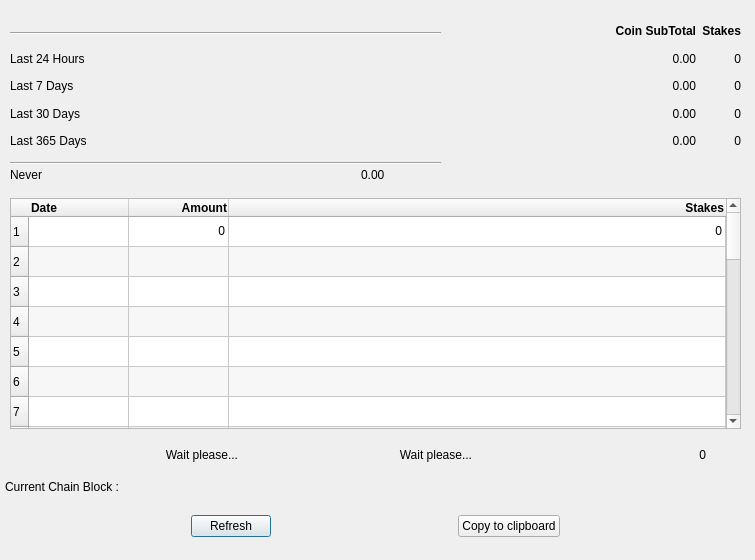
<?xml version="1.0" encoding="UTF-8"?>
<ui version="4.0">
 <class>StakeReportDialog</class>
 <widget class="QDialog" name="StakeReportDialog">
  <property name="geometry">
   <rect>
    <x>0</x>
    <y>0</y>
    <width>755</width>
    <height>560</height>
   </rect>
  </property>
  <property name="minimumSize">
   <size>
    <width>0</width>
    <height>0</height>
   </size>
  </property>
  <property name="maximumSize">
   <size>
    <width>16777215</width>
    <height>560</height>
   </size>
  </property>
  <property name="windowTitle">
   <string>Stake Report</string>
  </property>
  <property name="modal">
   <bool>false</bool>
  </property>
  <widget class="Line" name="line">
   <property name="geometry">
    <rect>
     <x>10</x>
     <y>25</y>
     <width>431</width>
     <height>16</height>
    </rect>
   </property>
   <property name="orientation">
    <enum>Qt::Horizontal</enum>
   </property>
  </widget>
  <widget class="QWidget" name="gridLayoutWidget">
   <property name="geometry">
    <rect>
     <x>10</x>
     <y>20</y>
     <width>731</width>
     <height>132</height>
    </rect>
   </property>
   <property name="font">
    <font>
     <pointsize>9</pointsize>
    </font>
   </property>
   <layout class="QGridLayout" name="gridLayout" columnstretch="3,3,0">
    <property name="verticalSpacing">
     <number>5</number>
    </property>
    <item row="0" column="1">
     <widget class="QLabel" name="L_Coin">
      <property name="font">
       <font>
        <pointsize>9</pointsize>
        <weight>75</weight>
        <bold>true</bold>
       </font>
      </property>
      <property name="text">
       <string>Coin SubTotal</string>
      </property>
      <property name="alignment">
       <set>Qt::AlignRight|Qt::AlignTrailing|Qt::AlignVCenter</set>
      </property>
      <property name="margin">
       <number>4</number>
      </property>
     </widget>
    </item>
    <item row="0" column="2">
     <widget class="QLabel" name="label_3">
      <property name="font">
       <font>
        <pointsize>9</pointsize>
        <weight>75</weight>
        <bold>true</bold>
       </font>
      </property>
      <property name="toolTip">
       <string>Blocks Staked</string>
      </property>
      <property name="text">
       <string>Stakes</string>
      </property>
      <property name="alignment">
       <set>Qt::AlignRight|Qt::AlignTrailing|Qt::AlignVCenter</set>
      </property>
      <property name="margin">
       <number>4</number>
      </property>
     </widget>
    </item>
    <item row="1" column="0">
     <widget class="QLabel" name="L1_24h">
      <property name="font">
       <font>
        <pointsize>9</pointsize>
        <weight>50</weight>
        <bold>false</bold>
       </font>
      </property>
      <property name="toolTip">
       <string/>
      </property>
      <property name="text">
       <string>Last 24 Hours</string>
      </property>
      <property name="margin">
       <number>4</number>
      </property>
     </widget>
    </item>
    <item row="1" column="1">
     <widget class="QLabel" name="Amount_24H">
      <property name="font">
       <font>
        <pointsize>9</pointsize>
        <weight>50</weight>
        <bold>false</bold>
        <kerning>false</kerning>
       </font>
      </property>
      <property name="toolTip">
       <string>Coin Earned in last 24H</string>
      </property>
      <property name="text">
       <string>0.00</string>
      </property>
      <property name="alignment">
       <set>Qt::AlignRight|Qt::AlignTrailing|Qt::AlignVCenter</set>
      </property>
      <property name="margin">
       <number>4</number>
      </property>
     </widget>
    </item>
    <item row="1" column="2">
     <widget class="QLabel" name="Stake_24H">
      <property name="font">
       <font>
        <pointsize>9</pointsize>
        <weight>50</weight>
        <bold>false</bold>
        <kerning>false</kerning>
       </font>
      </property>
      <property name="toolTip">
       <string>Stake Made in last 24H</string>
      </property>
      <property name="text">
       <string>0</string>
      </property>
      <property name="alignment">
       <set>Qt::AlignRight|Qt::AlignTrailing|Qt::AlignVCenter</set>
      </property>
      <property name="margin">
       <number>4</number>
      </property>
     </widget>
    </item>
    <item row="2" column="0">
     <widget class="QLabel" name="L2_7D">
      <property name="font">
       <font>
        <pointsize>9</pointsize>
        <weight>50</weight>
        <bold>false</bold>
       </font>
      </property>
      <property name="toolTip">
       <string/>
      </property>
      <property name="text">
       <string>Last 7 Days</string>
      </property>
      <property name="margin">
       <number>4</number>
      </property>
     </widget>
    </item>
    <item row="2" column="1">
     <widget class="QLabel" name="Amount_7D">
      <property name="font">
       <font>
        <pointsize>9</pointsize>
        <weight>50</weight>
        <bold>false</bold>
        <kerning>false</kerning>
       </font>
      </property>
      <property name="toolTip">
       <string>Coin Earned in last 7 Days</string>
      </property>
      <property name="text">
       <string>0.00</string>
      </property>
      <property name="alignment">
       <set>Qt::AlignRight|Qt::AlignTrailing|Qt::AlignVCenter</set>
      </property>
      <property name="margin">
       <number>4</number>
      </property>
     </widget>
    </item>
    <item row="2" column="2">
     <widget class="QLabel" name="Stake_7D">
      <property name="font">
       <font>
        <pointsize>9</pointsize>
        <weight>50</weight>
        <bold>false</bold>
        <kerning>false</kerning>
       </font>
      </property>
      <property name="toolTip">
       <string>Stake Made in last 7 Days</string>
      </property>
      <property name="text">
       <string>0</string>
      </property>
      <property name="alignment">
       <set>Qt::AlignRight|Qt::AlignTrailing|Qt::AlignVCenter</set>
      </property>
      <property name="margin">
       <number>4</number>
      </property>
     </widget>
    </item>
    <item row="3" column="0">
     <widget class="QLabel" name="L3_30D">
      <property name="font">
       <font>
        <pointsize>9</pointsize>
        <weight>50</weight>
        <bold>false</bold>
       </font>
      </property>
      <property name="toolTip">
       <string/>
      </property>
      <property name="text">
       <string>Last 30 Days</string>
      </property>
      <property name="margin">
       <number>4</number>
      </property>
     </widget>
    </item>
    <item row="3" column="1">
     <widget class="QLabel" name="Amount_30D">
      <property name="font">
       <font>
        <pointsize>9</pointsize>
        <weight>50</weight>
        <bold>false</bold>
        <kerning>false</kerning>
       </font>
      </property>
      <property name="toolTip">
       <string>Coin Earned in last 30 Days</string>
      </property>
      <property name="text">
       <string>0.00</string>
      </property>
      <property name="alignment">
       <set>Qt::AlignRight|Qt::AlignTrailing|Qt::AlignVCenter</set>
      </property>
      <property name="margin">
       <number>4</number>
      </property>
     </widget>
    </item>
    <item row="3" column="2">
     <widget class="QLabel" name="Stake_30D">
      <property name="font">
       <font>
        <pointsize>9</pointsize>
        <weight>50</weight>
        <bold>false</bold>
        <kerning>false</kerning>
       </font>
      </property>
      <property name="toolTip">
       <string>Stake Made in last 30 Days</string>
      </property>
      <property name="text">
       <string>0</string>
      </property>
      <property name="alignment">
       <set>Qt::AlignRight|Qt::AlignTrailing|Qt::AlignVCenter</set>
      </property>
      <property name="margin">
       <number>4</number>
      </property>
     </widget>
    </item>
    <item row="4" column="0">
     <widget class="QLabel" name="L3_30D_2">
      <property name="font">
       <font>
        <pointsize>9</pointsize>
        <weight>50</weight>
        <bold>false</bold>
       </font>
      </property>
      <property name="toolTip">
       <string/>
      </property>
      <property name="text">
       <string>Last 365 Days</string>
      </property>
      <property name="margin">
       <number>4</number>
      </property>
     </widget>
    </item>
    <item row="4" column="1">
     <widget class="QLabel" name="Amount_365D">
      <property name="font">
       <font>
        <pointsize>9</pointsize>
        <weight>50</weight>
        <bold>false</bold>
        <kerning>false</kerning>
       </font>
      </property>
      <property name="toolTip">
       <string>Coin Earned in last 365 Days</string>
      </property>
      <property name="text">
       <string>0.00</string>
      </property>
      <property name="alignment">
       <set>Qt::AlignRight|Qt::AlignTrailing|Qt::AlignVCenter</set>
      </property>
      <property name="margin">
       <number>4</number>
      </property>
     </widget>
    </item>
    <item row="4" column="2">
     <widget class="QLabel" name="Stake_365D">
      <property name="font">
       <font>
        <pointsize>9</pointsize>
        <weight>50</weight>
        <bold>false</bold>
        <kerning>false</kerning>
       </font>
      </property>
      <property name="toolTip">
       <string>Stake Made in last 365 Days</string>
      </property>
      <property name="text">
       <string>0</string>
      </property>
      <property name="alignment">
       <set>Qt::AlignRight|Qt::AlignTrailing|Qt::AlignVCenter</set>
      </property>
      <property name="margin">
       <number>4</number>
      </property>
     </widget>
    </item>
   </layout>
  </widget>
  <widget class="Line" name="line_2">
   <property name="geometry">
    <rect>
     <x>10</x>
     <y>161</y>
     <width>431</width>
     <height>4</height>
    </rect>
   </property>
   <property name="orientation">
    <enum>Qt::Horizontal</enum>
   </property>
  </widget>
  <widget class="QWidget" name="horizontalLayoutWidget2">
   <property name="geometry">
    <rect>
     <x>10</x>
     <y>160</y>
     <width>731</width>
     <height>30</height>
    </rect>
   </property>
   <layout class="QHBoxLayout" name="horizontalLayout2" stretch="0,0">
    <property name="sizeConstraint">
     <enum>QLayout::SetDefaultConstraint</enum>
    </property>
    <property name="rightMargin">
     <number>35</number>
    </property>
    <item>
     <widget class="QLabel" name="L_LastStakeTime">
      <property name="sizePolicy">
       <sizepolicy hsizetype="Preferred" vsizetype="Preferred">
        <horstretch>0</horstretch>
        <verstretch>0</verstretch>
       </sizepolicy>
      </property>
      <property name="font">
       <font>
        <pointsize>9</pointsize>
        <weight>50</weight>
        <bold>false</bold>
       </font>
      </property>
      <property name="toolTip">
       <string>Date of the last mature Stake</string>
      </property>
      <property name="text">
       <string>Never</string>
      </property>
      <property name="alignment">
       <set>Qt::AlignLeading|Qt::AlignLeft|Qt::AlignVCenter</set>
      </property>
      <property name="margin">
       <number>2</number>
      </property>
     </widget>
    </item>
    <item>
     <widget class="QLabel" name="Amount_Last">
      <property name="sizePolicy">
       <sizepolicy hsizetype="Preferred" vsizetype="Preferred">
        <horstretch>0</horstretch>
        <verstretch>0</verstretch>
       </sizepolicy>
      </property>
      <property name="font">
       <font>
        <pointsize>9</pointsize>
        <weight>50</weight>
        <bold>false</bold>
        <kerning>false</kerning>
       </font>
      </property>
      <property name="toolTip">
       <string>Coin Earned in last mature Stake</string>
      </property>
      <property name="text">
       <string>0.00</string>
      </property>
      <property name="alignment">
       <set>Qt::AlignLeading|Qt::AlignLeft|Qt::AlignVCenter</set>
      </property>
      <property name="margin">
       <number>2</number>
      </property>
     </widget>
    </item>
   </layout>
  </widget>
  <widget class="QTableWidget" name="StakeReportTable">
   <property name="geometry">
    <rect>
     <x>10</x>
     <y>198</y>
     <width>731</width>
     <height>231</height>
    </rect>
   </property>
   <property name="sizePolicy">
    <sizepolicy hsizetype="Expanding" vsizetype="Expanding">
     <horstretch>1</horstretch>
     <verstretch>0</verstretch>
    </sizepolicy>
   </property>
   <property name="font">
    <font>
     <weight>50</weight>
     <bold>false</bold>
    </font>
   </property>
   <property name="alternatingRowColors">
    <bool>true</bool>
   </property>
   <property name="sortingEnabled">
    <bool>true</bool>
   </property>
   <property name="rowCount">
    <number>30</number>
   </property>
   <property name="columnCount">
    <number>3</number>
   </property>
   <attribute name="horizontalHeaderStretchLastSection">
    <bool>true</bool>
   </attribute>
   <row/>
   <row/>
   <row/>
   <row/>
   <row/>
   <row/>
   <row/>
   <row/>
   <row/>
   <row/>
   <row/>
   <row/>
   <row/>
   <row/>
   <row/>
   <row/>
   <row/>
   <row/>
   <row/>
   <row/>
   <row/>
   <row/>
   <row/>
   <row/>
   <row/>
   <row/>
   <row/>
   <row/>
   <row/>
   <row/>
   <column>
    <property name="text">
     <string>Date</string>
    </property>
    <property name="font">
     <font>
      <pointsize>9</pointsize>
      <weight>75</weight>
      <bold>true</bold>
     </font>
    </property>
    <property name="textAlignment">
     <set>AlignLeading|AlignVCenter</set>
    </property>
   </column>
   <column>
    <property name="text">
     <string>Amount</string>
    </property>
    <property name="font">
     <font>
      <pointsize>9</pointsize>
      <weight>75</weight>
      <bold>true</bold>
     </font>
    </property>
    <property name="textAlignment">
     <set>AlignTrailing|AlignVCenter</set>
    </property>
   </column>
   <column>
    <property name="text">
     <string>Stakes</string>
    </property>
    <property name="font">
     <font>
      <pointsize>9</pointsize>
      <weight>75</weight>
      <bold>true</bold>
     </font>
    </property>
    <property name="textAlignment">
     <set>AlignTrailing|AlignVCenter</set>
    </property>
   </column>
   <item row="0" column="0">
    <property name="text">
     <string/>
    </property>
    <property name="font">
     <font>
      <pointsize>9</pointsize>
     </font>
    </property>
    <property name="flags">
     <set>ItemIsSelectable|ItemIsUserCheckable|ItemIsEnabled</set>
    </property>
   </item>
   <item row="0" column="1">
    <property name="text">
     <string notr="true">0</string>
    </property>
    <property name="whatsThis">
     <string/>
    </property>
    <property name="font">
     <font>
      <pointsize>9</pointsize>
     </font>
    </property>
    <property name="textAlignment">
     <set>AlignTrailing|AlignVCenter</set>
    </property>
    <property name="flags">
     <set>ItemIsSelectable|ItemIsUserCheckable|ItemIsEnabled</set>
    </property>
   </item>
   <item row="0" column="2">
    <property name="text">
     <string notr="true">0</string>
    </property>
    <property name="font">
     <font>
      <pointsize>9</pointsize>
     </font>
    </property>
    <property name="textAlignment">
     <set>AlignTrailing|AlignVCenter</set>
    </property>
    <property name="flags">
     <set>ItemIsSelectable|ItemIsUserCheckable|ItemIsEnabled</set>
    </property>
   </item>
  </widget>
  <widget class="QWidget" name="gridLayoutWidget2">
   <property name="geometry">
    <rect>
     <x>10</x>
     <y>440</y>
     <width>731</width>
     <height>30</height>
    </rect>
   </property>
   <layout class="QGridLayout" name="gridLayout2" columnstretch="0,0,0">
    <property name="rightMargin">
     <number>35</number>
    </property>
    <item row="0" column="0">
     <widget class="QLabel" name="TimeTook">
      <property name="font">
       <font>
        <pointsize>9</pointsize>
        <weight>50</weight>
        <bold>false</bold>
       </font>
      </property>
      <property name="toolTip">
       <string>Time took to retrieve the data</string>
      </property>
      <property name="text">
       <string>Wait please...</string>
      </property>
      <property name="alignment">
       <set>Qt::AlignLeading|Qt::AlignLeft|Qt::AlignRight|Qt::AlignTrailing|Qt::AlignVCenter</set>
      </property>
      <property name="margin">
       <number>4</number>
      </property>
     </widget>
    </item>
    <item row="0" column="2">
     <widget class="QLabel" name="Stake_Counted">
      <property name="font">
       <font>
        <pointsize>9</pointsize>
        <weight>50</weight>
        <bold>false</bold>
       </font>
      </property>
      <property name="toolTip">
       <string>Total Stakes Analyzed</string>
      </property>
      <property name="text">
       <string>0</string>
      </property>
      <property name="alignment">
       <set>Qt::AlignLeading|Qt::AlignLeft|Qt::AlignRight|Qt::AlignTrailing|Qt::AlignVCenter</set>
      </property>
      <property name="margin">
       <number>4</number>
      </property>
     </widget>
    </item>
    <item row="0" column="1">
     <widget class="QLabel" name="TimeTook_2">
      <property name="font">
       <font>
        <pointsize>9</pointsize>
        <weight>50</weight>
        <bold>false</bold>
       </font>
      </property>
      <property name="toolTip">
       <string>Time took to refresh dialog</string>
      </property>
      <property name="text">
       <string>Wait please...</string>
      </property>
      <property name="alignment">
       <set>Qt::AlignLeading|Qt::AlignLeft|Qt::AlignRight|Qt::AlignTrailing|Qt::AlignVCenter</set>
      </property>
      <property name="margin">
       <number>4</number>
      </property>
     </widget>
    </item>
   </layout>
  </widget>
  <widget class="QLabel" name="L_CurrentBlock">
   <property name="geometry">
    <rect>
     <x>5</x>
     <y>461</y>
     <width>481</width>
     <height>51</height>
    </rect>
   </property>
   <property name="font">
    <font>
     <pointsize>9</pointsize>
     <weight>50</weight>
     <bold>false</bold>
    </font>
   </property>
   <property name="toolTip">
    <string>Data of the current block.</string>
   </property>
   <property name="text">
    <string>Current Chain Block :</string>
   </property>
   <property name="alignment">
    <set>Qt::AlignLeading|Qt::AlignLeft|Qt::AlignVCenter</set>
   </property>
   <property name="margin">
    <number>2</number>
   </property>
  </widget>
  <widget class="QWidget" name="horizontalLayoutWidget">
   <property name="geometry">
    <rect>
     <x>10</x>
     <y>510</y>
     <width>731</width>
     <height>32</height>
    </rect>
   </property>
   <layout class="QHBoxLayout" name="horizontalLayout" stretch="1,2">
    <property name="sizeConstraint">
     <enum>QLayout::SetDefaultConstraint</enum>
    </property>
    <item>
     <widget class="QPushButton" name="button_Refresh">
      <property name="sizePolicy">
       <sizepolicy hsizetype="Maximum" vsizetype="Fixed">
        <horstretch>0</horstretch>
        <verstretch>0</verstretch>
       </sizepolicy>
      </property>
      <property name="toolTip">
       <string>Refresh the data</string>
      </property>
      <property name="text">
       <string>Refresh</string>
      </property>
     </widget>
    </item>
    <item>
     <widget class="QPushButton" name="CopytoClipboard">
      <property name="sizePolicy">
       <sizepolicy hsizetype="Fixed" vsizetype="Fixed">
        <horstretch>0</horstretch>
        <verstretch>0</verstretch>
       </sizepolicy>
      </property>
      <property name="minimumSize">
       <size>
        <width>100</width>
        <height>0</height>
       </size>
      </property>
      <property name="toolTip">
       <string>Copy Report to ClipBoard</string>
      </property>
      <property name="text">
       <string>Copy to clipboard</string>
      </property>
     </widget>
    </item>
   </layout>
  </widget>
 </widget>
 <resources/>
 <connections/>
</ui>
